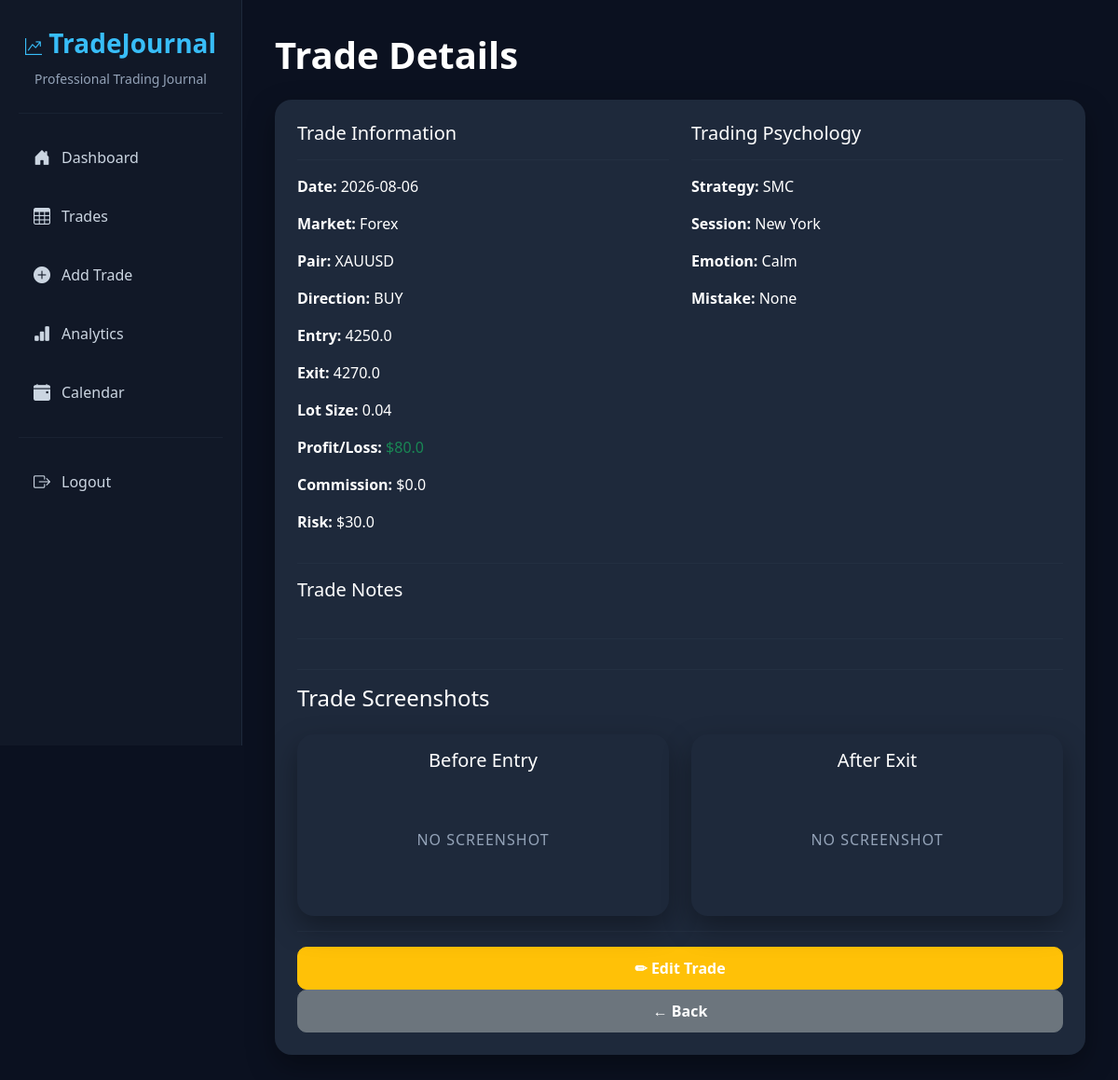
Page /trade/1 (signed in) on the committed database.
### models/trade.py (models this page shows)
class Trade(db.Model):
    __tablename__ = "trades"
    id = db.Column(db.Integer, primary_key=True)
    date = db.Column(db.String(20), nullable=False)
    symbol = db.Column(db.String(20), nullable=False)
    direction = db.Column(db.String(10), nullable=False)
    entry = db.Column(db.Float, nullable=False)
    exit = db.Column(db.Float, nullable=False)
    lot = db.Column(db.Float, nullable=False)
    market = db.Column(db.String(20), default="Forex")
    profit_loss = db.Column(db.Float, default=0)
    commission = db.Column(db.Float, default=0)
    risk = db.Column(db.Float, default=0)
    strategy = db.Column(db.String(50), default="")
    session = db.Column(db.String(30), default="")
    emotion = db.Column(db.String(50), default="")
    mistake = db.Column(db.String(100), default="")
    notes = db.Column(db.Text)
    before_image = db.Column(db.String(255))
    after_image = db.Column(db.String(255))
    user_id = db.Column(db.Integer, db.ForeignKey("users.id"))

### routes/trades.py (the view)
@trades_bp.route("/trade/<int:trade_id>")
@login_required
def trade_details(trade_id):
    trade = Trade.query.filter_by(
        id=trade_id,
        user_id=current_user.id
    ).first_or_404()
    return render_template(
        "trade_details.html",
        trade=trade
    )

### app.py (called while the page is built)
@login_manager.user_loader
def load_user(user_id):
    return User.query.get(int(user_id))

### templates/trade_details.html (shortened to what this page needs)
{% extends "base.html" %}
{% block content %}
<h1 class="mb-4">Trade Details</h1>
<div class="card p-4">
    <div class="row">
        <div class="col-md-6">
            <h5>Trade Information</h5>
            <hr>
            <p><strong>Date:</strong> {{ trade.date }}</p>
            <p><strong>Market:</strong> {{ trade.market }}</p>
            <p><strong>Pair:</strong> {{ trade.symbol }}</p>
            <p><strong>Direction:</strong> {{ trade.direction }}</p>
            <p><strong>Entry:</strong> {{ trade.entry }}</p>
            <p><strong>Exit:</strong> {{ trade.exit }}</p>
            <p><strong>Lot Size:</strong> {{ trade.lot }}</p>
            <p><strong>Profit/Loss:</strong>
                {% if trade.profit_loss > 0 %}
                    <span class="text-success">${{ trade.profit_loss }}</span>
                {% elif trade.profit_loss < 0 %}
                    <span class="text-danger">${{ trade.profit_loss }}</span>
                {% else %}
                    $0
                {% endif %}
            </p>
            <p><strong>Commission:</strong> ${{ trade.commission }}</p>
            <p><strong>Risk:</strong> ${{ trade.risk }}</p>
        </div>
        <div class="col-md-6">
            <h5>Trading Psychology</h5>
            <hr>
            <p><strong>Strategy:</strong> {{ trade.strategy }}</p>
            <p><strong>Session:</strong> {{ trade.session }}</p>
            <p><strong>Emotion:</strong> {{ trade.emotion }}</p>
            <p><strong>Mistake:</strong> {{ trade.mistake }}</p>
        </div>
    </div>
    <hr>
    <h5>Trade Notes</h5>
    <hr>
<hr>
<h4 class="mb-4">Trade Screenshots</h4>
<div class="row">
    <div class="col-md-6">
        <div class="card p-3">
            <h5 class="text-center mb-3">Before Entry</h5>
            {% if trade.before_image %}
                <img
                    src="{{ url_for('uploaded_file', filename=trade.before_image) }}"
                    class="img-fluid rounded shadow">
            {% else %}
                <div class="text-center p-5">
                    <h6>No Screenshot</h6>
                </div>
            {% endif %}
        </div>
    </div>
    <div class="col-md-6">
        <div class="card p-3">
            <h5 class="text-center mb-3">After Exit</h5>
            {% if trade.after_image %}
                <img
                    src="{{ url_for('uploaded_file', filename=trade.after_image) }}"
                    class="img-fluid rounded shadow">
            {% else %}
                <div class="text-center p-5">
                    <h6>No Screenshot</h6>
                </div>
            {% endif %}
        </div>
    </div>
</div>
    <hr>
    <a href="/edit_trade/{{ trade.id }}" class="btn btn-warning">
        ✏ Edit Trade
    </a>
    <a href="/trades" class="btn btn-secondary">
        ← Back
    </a>
</div>
{% endblock %}

### static/css/style.css (style rules this page uses)
* { margin:0; padding:0; box-sizing:border-box; }
body { background:#0B1120; color:#E2E8F0; font-family:"Segoe UI",Tahoma,Geneva,Verdana,sans-serif; }
h1,h2,h3 { font-weight:700; color:white; }
.card { background:#1E293B; border:none; border-radius:18px; color:white; box-shadow:0 12px 30px rgba(0,0,0,.35); transition:.25s; }
.card h4 { color:white; }
.card h6 { color:#94A3B8; letter-spacing:1px; text-transform:uppercase; }
.card hr { border-color:#334155; }
.btn { border-radius:10px; font-weight:600; padding:10px 18px; }
.btn-warning { color:white; }

### rows in the picture
Trade: date "2026-08-06", market "Forex", symbol "XAUUSD", direction "BUY", entry "4250.0", exit "4270.0", lot "0.04", profit_loss "80.0", commission "0.0", risk "30.0", strategy "SMC", session "New York", emotion "Calm", mistake "None"
